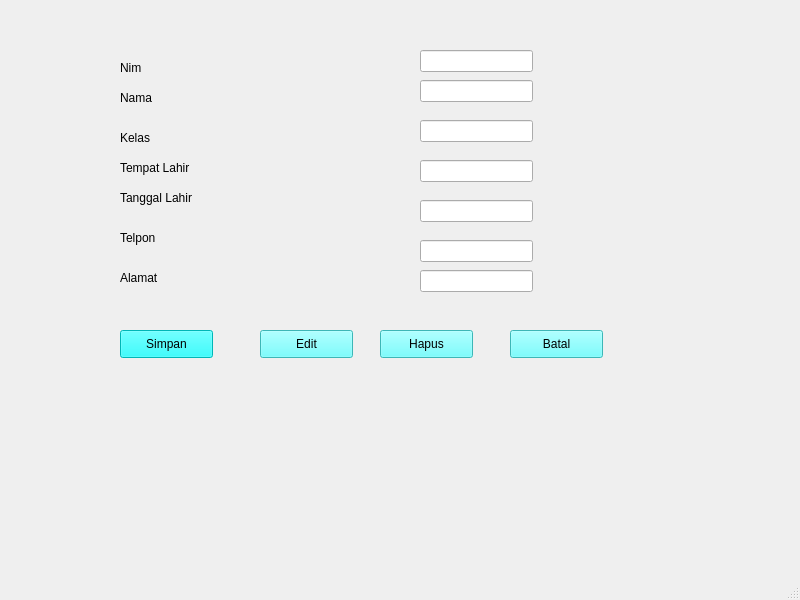
<?xml version="1.0" encoding="UTF-8"?>
<ui version="4.0">
 <class>MainWindow</class>
 <widget class="QMainWindow" name="MainWindow">
  <property name="geometry">
   <rect>
    <x>0</x>
    <y>0</y>
    <width>800</width>
    <height>600</height>
   </rect>
  </property>
  <property name="windowTitle">
   <string>MainWindow</string>
  </property>
  <property name="styleSheet">
   <string notr="true"/>
  </property>
  <widget class="QWidget" name="centralwidget">
   <widget class="QPushButton" name="pushButton">
    <property name="geometry">
     <rect>
      <x>120</x>
      <y>330</y>
      <width>93</width>
      <height>28</height>
     </rect>
    </property>
    <property name="styleSheet">
     <string notr="true">background-color: rgb(0, 0, 127);
background-color: rgb(0, 255, 255);</string>
    </property>
    <property name="text">
     <string>Simpan</string>
    </property>
   </widget>
   <widget class="QPushButton" name="pushButton_2">
    <property name="geometry">
     <rect>
      <x>260</x>
      <y>330</y>
      <width>93</width>
      <height>28</height>
     </rect>
    </property>
    <property name="styleSheet">
     <string notr="true">background-color: rgb(85, 255, 255);</string>
    </property>
    <property name="text">
     <string>Edit</string>
    </property>
   </widget>
   <widget class="QPushButton" name="pushButton_3">
    <property name="geometry">
     <rect>
      <x>380</x>
      <y>330</y>
      <width>93</width>
      <height>28</height>
     </rect>
    </property>
    <property name="styleSheet">
     <string notr="true">background-color: rgb(85, 255, 255);</string>
    </property>
    <property name="text">
     <string>Hapus</string>
    </property>
   </widget>
   <widget class="QPushButton" name="pushButton_4">
    <property name="geometry">
     <rect>
      <x>510</x>
      <y>330</y>
      <width>93</width>
      <height>28</height>
     </rect>
    </property>
    <property name="styleSheet">
     <string notr="true">background-color: rgb(85, 255, 255);</string>
    </property>
    <property name="text">
     <string>Batal</string>
    </property>
   </widget>
   <widget class="QLabel" name="label">
    <property name="geometry">
     <rect>
      <x>120</x>
      <y>60</y>
      <width>55</width>
      <height>16</height>
     </rect>
    </property>
    <property name="text">
     <string>Nim</string>
    </property>
   </widget>
   <widget class="QLabel" name="label_2">
    <property name="geometry">
     <rect>
      <x>120</x>
      <y>90</y>
      <width>55</width>
      <height>16</height>
     </rect>
    </property>
    <property name="text">
     <string>Nama</string>
    </property>
   </widget>
   <widget class="QLabel" name="label_3">
    <property name="geometry">
     <rect>
      <x>120</x>
      <y>130</y>
      <width>55</width>
      <height>16</height>
     </rect>
    </property>
    <property name="text">
     <string>Kelas</string>
    </property>
   </widget>
   <widget class="QLabel" name="label_4">
    <property name="geometry">
     <rect>
      <x>120</x>
      <y>160</y>
      <width>91</width>
      <height>16</height>
     </rect>
    </property>
    <property name="text">
     <string>Tempat Lahir</string>
    </property>
   </widget>
   <widget class="QLabel" name="label_5">
    <property name="geometry">
     <rect>
      <x>120</x>
      <y>190</y>
      <width>111</width>
      <height>16</height>
     </rect>
    </property>
    <property name="text">
     <string>Tanggal Lahir</string>
    </property>
   </widget>
   <widget class="QLabel" name="label_6">
    <property name="geometry">
     <rect>
      <x>120</x>
      <y>230</y>
      <width>55</width>
      <height>16</height>
     </rect>
    </property>
    <property name="text">
     <string>Telpon</string>
    </property>
   </widget>
   <widget class="QLabel" name="label_7">
    <property name="geometry">
     <rect>
      <x>120</x>
      <y>270</y>
      <width>55</width>
      <height>16</height>
     </rect>
    </property>
    <property name="text">
     <string>Alamat</string>
    </property>
   </widget>
   <widget class="QLineEdit" name="lineEdit">
    <property name="geometry">
     <rect>
      <x>420</x>
      <y>50</y>
      <width>113</width>
      <height>22</height>
     </rect>
    </property>
   </widget>
   <widget class="QLineEdit" name="lineEdit_2">
    <property name="geometry">
     <rect>
      <x>420</x>
      <y>80</y>
      <width>113</width>
      <height>22</height>
     </rect>
    </property>
   </widget>
   <widget class="QLineEdit" name="lineEdit_3">
    <property name="geometry">
     <rect>
      <x>420</x>
      <y>120</y>
      <width>113</width>
      <height>22</height>
     </rect>
    </property>
   </widget>
   <widget class="QLineEdit" name="lineEdit_4">
    <property name="geometry">
     <rect>
      <x>420</x>
      <y>160</y>
      <width>113</width>
      <height>22</height>
     </rect>
    </property>
   </widget>
   <widget class="QLineEdit" name="lineEdit_5">
    <property name="geometry">
     <rect>
      <x>420</x>
      <y>200</y>
      <width>113</width>
      <height>22</height>
     </rect>
    </property>
   </widget>
   <widget class="QLineEdit" name="lineEdit_6">
    <property name="geometry">
     <rect>
      <x>420</x>
      <y>240</y>
      <width>113</width>
      <height>22</height>
     </rect>
    </property>
   </widget>
   <widget class="QLineEdit" name="lineEdit_7">
    <property name="geometry">
     <rect>
      <x>420</x>
      <y>270</y>
      <width>113</width>
      <height>22</height>
     </rect>
    </property>
   </widget>
  </widget>
  <widget class="QMenuBar" name="menubar">
   <property name="geometry">
    <rect>
     <x>0</x>
     <y>0</y>
     <width>800</width>
     <height>26</height>
    </rect>
   </property>
  </widget>
  <widget class="QStatusBar" name="statusbar"/>
 </widget>
 <resources/>
 <connections/>
</ui>
